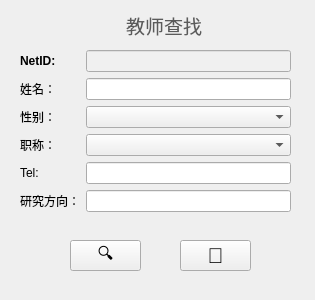
<?xml version="1.0" encoding="UTF-8"?>
<ui version="4.0">
 <class>Srch_Tea</class>
 <widget class="QWidget" name="Srch_Tea">
  <property name="geometry">
   <rect>
    <x>0</x>
    <y>0</y>
    <width>315</width>
    <height>300</height>
   </rect>
  </property>
  <property name="windowTitle">
   <string>Admin - 教师查询</string>
  </property>
  <property name="windowIcon">
   <iconset resource="res.qrc">
    <normaloff>:/admin.jpg</normaloff>:/admin.jpg</iconset>
  </property>
  <widget class="QWidget" name="formLayoutWidget">
   <property name="geometry">
    <rect>
     <x>20</x>
     <y>50</y>
     <width>271</width>
     <height>181</height>
    </rect>
   </property>
   <layout class="QFormLayout" name="formLayout">
    <item row="0" column="0">
     <widget class="QLabel" name="label">
      <property name="text">
       <string>&lt;html&gt;&lt;head/&gt;&lt;body&gt;&lt;p&gt;&lt;span style=&quot; font-weight:700;&quot;&gt;NetID: &lt;/span&gt;&lt;/p&gt;&lt;/body&gt;&lt;/html&gt;</string>
      </property>
     </widget>
    </item>
    <item row="0" column="1">
     <widget class="QLineEdit" name="ID_line">
      <property name="font">
       <font>
        <bold>true</bold>
       </font>
      </property>
      <property name="styleSheet">
       <string notr="true">background-color: rgb(240, 240, 240);</string>
      </property>
      <property name="readOnly">
       <bool>false</bool>
      </property>
     </widget>
    </item>
    <item row="1" column="0">
     <widget class="QLabel" name="label_2">
      <property name="text">
       <string>&lt;html&gt;&lt;head/&gt;&lt;body&gt;&lt;p&gt;姓名：&lt;/p&gt;&lt;/body&gt;&lt;/html&gt;</string>
      </property>
     </widget>
    </item>
    <item row="1" column="1">
     <widget class="QLineEdit" name="TNAME_line"/>
    </item>
    <item row="2" column="0">
     <widget class="QLabel" name="label_4">
      <property name="text">
       <string>性别：</string>
      </property>
     </widget>
    </item>
    <item row="2" column="1">
     <widget class="QComboBox" name="SEX_cb"/>
    </item>
    <item row="3" column="0">
     <widget class="QLabel" name="label_5">
      <property name="text">
       <string>&lt;html&gt;&lt;head/&gt;&lt;body&gt;&lt;p align=&quot;right&quot;&gt;职称：&lt;/p&gt;&lt;/body&gt;&lt;/html&gt;</string>
      </property>
     </widget>
    </item>
    <item row="3" column="1">
     <widget class="QComboBox" name="TITLE_cb"/>
    </item>
    <item row="4" column="0">
     <widget class="QLabel" name="label_6">
      <property name="text">
       <string>Tel: </string>
      </property>
     </widget>
    </item>
    <item row="5" column="0">
     <widget class="QLabel" name="label_7">
      <property name="text">
       <string>研究方向：</string>
      </property>
     </widget>
    </item>
    <item row="4" column="1">
     <widget class="QLineEdit" name="TEL_le"/>
    </item>
    <item row="5" column="1">
     <widget class="QLineEdit" name="ORIEN_le"/>
    </item>
   </layout>
  </widget>
  <widget class="QPushButton" name="btn_leave">
   <property name="geometry">
    <rect>
     <x>180</x>
     <y>240</y>
     <width>71</width>
     <height>31</height>
    </rect>
   </property>
   <property name="font">
    <font>
     <pointsize>16</pointsize>
    </font>
   </property>
   <property name="styleSheet">
    <string notr="true"/>
   </property>
   <property name="text">
    <string>🏃‍</string>
   </property>
  </widget>
  <widget class="QPushButton" name="btn_srch">
   <property name="geometry">
    <rect>
     <x>70</x>
     <y>240</y>
     <width>71</width>
     <height>31</height>
    </rect>
   </property>
   <property name="font">
    <font>
     <pointsize>12</pointsize>
    </font>
   </property>
   <property name="text">
    <string>🔍</string>
   </property>
  </widget>
  <widget class="QLabel" name="teaWinTitle">
   <property name="geometry">
    <rect>
     <x>100</x>
     <y>10</y>
     <width>128</width>
     <height>31</height>
    </rect>
   </property>
   <property name="font">
    <font>
     <family>等线 Light</family>
     <pointsize>12</pointsize>
     <italic>false</italic>
     <bold>false</bold>
    </font>
   </property>
   <property name="styleSheet">
    <string notr="true">font: 300 12pt &quot;等线 Light&quot;;</string>
   </property>
   <property name="text">
    <string>&lt;!DOCTYPE HTML PUBLIC &quot;-//W3C//DTD HTML 4.0//EN&quot; &quot;http://www.w3.org/TR/REC-html40/strict.dtd&quot;&gt;
&lt;html&gt;&lt;head&gt;&lt;meta name=&quot;qrichtext&quot; content=&quot;1&quot; /&gt;&lt;meta charset=&quot;utf-8&quot; /&gt;&lt;style type=&quot;text/css&quot;&gt;
p, li { white-space: pre-wrap; }
hr { height: 1px; border-width: 0; }
li.unchecked::marker { content: &quot;\2610&quot;; }
li.checked::marker { content: &quot;\2612&quot;; }
&lt;/style&gt;&lt;/head&gt;&lt;body style=&quot; font-family:'等线 Light'; font-size:12pt; font-weight:300; font-style:normal;&quot;&gt;
&lt;p align=&quot;center&quot; style=&quot; margin-top:0px; margin-bottom:0px; margin-left:0px; margin-right:0px; -qt-block-indent:0; text-indent:0px;&quot;&gt;&lt;span style=&quot; font-family:'Microsoft YaHei UI'; font-size:14pt; font-weight:400; color:#5b5b5b;&quot;&gt;教师查找&lt;/span&gt;&lt;/p&gt;&lt;/body&gt;&lt;/html&gt;</string>
   </property>
  </widget>
 </widget>
 <resources>
  <include location="res.qrc"/>
 </resources>
 <connections/>
</ui>
